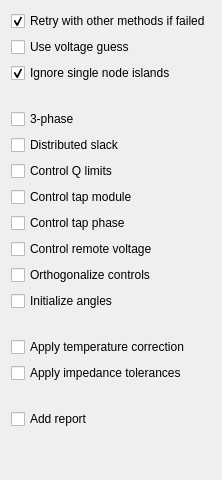
             <widget class="QFrame" name="frame_36">
              <property name="frameShape">
               <enum>QFrame::Shape::NoFrame</enum>
              </property>
              <property name="frameShadow">
               <enum>QFrame::Shadow::Plain</enum>
              </property>
              <layout class="QVBoxLayout" name="verticalLayout_4">
               <item>
                <widget class="QCheckBox" name="helm_retry_checkBox">
                 <property name="font">
                  <font>
                   <pointsize>9</pointsize>
                  </font>
                 </property>
                 <property name="toolTip">
                  <string>&lt;html&gt;&lt;head/&gt;&lt;body&gt;&lt;p&gt;If the selected method does not converge, try a list of methods that may help&lt;/p&gt;&lt;/body&gt;&lt;/html&gt;</string>
                 </property>
                 <property name="text">
                  <string>Retry with other methods if failed</string>
                 </property>
                 <property name="checked">
                  <bool>true</bool>
                 </property>
                </widget>
               </item>
               <item>
                <widget class="QCheckBox" name="use_voltage_guess_checkBox">
                 <property name="font">
                  <font>
                   <pointsize>9</pointsize>
                  </font>
                 </property>
                 <property name="text">
                  <string>Use voltage guess</string>
                 </property>
                </widget>
               </item>
               <item>
                <widget class="QCheckBox" name="ignore_single_node_islands_checkBox">
                 <property name="font">
                  <font>
                   <pointsize>9</pointsize>
                  </font>
                 </property>
                 <property name="toolTip">
                  <string>If active, the islands of a single node are ignored.</string>
                 </property>
                 <property name="text">
                  <string>Ignore single node islands</string>
                 </property>
                 <property name="checked">
                  <bool>true</bool>
                 </property>
                </widget>
               </item>
               <item>
                <widget class="QLabel" name="label_50">
                 <property name="text">
                  <string/>
                 </property>
                </widget>
               </item>
               <item>
                <widget class="QCheckBox" name="pf_three_phase_checkBox">
                 <property name="font">
                  <font>
                   <pointsize>9</pointsize>
                  </font>
                 </property>
                 <property name="toolTip">
                  <string>&lt;html&gt;&lt;head/&gt;&lt;body&gt;&lt;p&gt;If active, the power flow is run using the three-pahse unbalanced formulation composing 3x3 impedance matrices form the available database data.&lt;/p&gt;&lt;/body&gt;&lt;/html&gt;</string>
                 </property>
                 <property name="text">
                  <string>3-phase</string>
                 </property>
                </widget>
               </item>
               <item>
                <widget class="QCheckBox" name="distributed_slack_checkBox">
                 <property name="font">
                  <font>
                   <pointsize>9</pointsize>
                  </font>
                 </property>
                 <property name="toolTip">
                  <string>&lt;html&gt;&lt;head/&gt;&lt;body&gt;&lt;p&gt;If active, the slack power is distributed among the generators according to their installed power &amp;quot;Snom&amp;quot;&lt;/p&gt;&lt;/body&gt;&lt;/html&gt;</string>
                 </property>
                 <property name="text">
                  <string>Distributed slack</string>
                 </property>
                </widget>
               </item>
               <item>
                <widget class="QCheckBox" name="control_q_checkBox">
                 <property name="font">
                  <font>
                   <pointsize>9</pointsize>
                  </font>
                 </property>
                 <property name="toolTip">
                  <string>General switch for reactive power limits control</string>
                 </property>
                 <property name="text">
                  <string>Control Q limits</string>
                 </property>
                </widget>
               </item>
               <item>
                <widget class="QCheckBox" name="control_tap_modules_checkBox">
                 <property name="font">
                  <font>
                   <pointsize>9</pointsize>
                  </font>
                 </property>
                 <property name="toolTip">
                  <string>General switch for branches tap module control</string>
                 </property>
                 <property name="text">
                  <string>Control tap module</string>
                 </property>
                </widget>
               </item>
               <item>
                <widget class="QCheckBox" name="control_tap_phase_checkBox">
                 <property name="font">
                  <font>
                   <pointsize>9</pointsize>
                  </font>
                 </property>
                 <property name="toolTip">
                  <string>General switch for branches tap phase control</string>
                 </property>
                 <property name="text">
                  <string>Control tap phase</string>
                 </property>
                </widget>
               </item>
               <item>
                <widget class="QCheckBox" name="control_remote_voltage_checkBox">
                 <property name="font">
                  <font>
                   <pointsize>9</pointsize>
                  </font>
                 </property>
                 <property name="toolTip">
                  <string>General switch for generators remote voltage control</string>
                 </property>
                 <property name="text">
                  <string>Control remote voltage</string>
                 </property>
                </widget>
               </item>
               <item>
                <widget class="QCheckBox" name="orthogonalize_pf_controls_checkBox">
                 <property name="font">
                  <font>
                   <pointsize>9</pointsize>
                  </font>
                 </property>
                 <property name="toolTip">
                  <string>If checked, the controls are adjusted to their closest tap</string>
                 </property>
                 <property name="text">
                  <string>Orthogonalize controls</string>
                 </property>
                </widget>
               </item>
               <item>
                <widget class="QCheckBox" name="initialize_pf_angles_checkBox">
                 <property name="font">
                  <font>
                   <pointsize>9</pointsize>
                  </font>
                 </property>
                 <property name="toolTip">
                  <string>If checked, the power flow solution is initialized with a linear (so called DC) power flow first</string>
                 </property>
                 <property name="text">
                  <string>Initialize angles</string>
                 </property>
                </widget>
               </item>
               <item>
                <widget class="QLabel" name="label_54">
                 <property name="text">
                  <string/>
                 </property>
                </widget>
               </item>
               <item>
                <widget class="QCheckBox" name="temperature_correction_checkBox">
                 <property name="font">
                  <font>
                   <pointsize>9</pointsize>
                  </font>
                 </property>
                 <property name="toolTip">
                  <string>Correct the branches resistance using the temperature</string>
                 </property>
                 <property name="text">
                  <string>Apply temperature correction</string>
                 </property>
                </widget>
               </item>
               <item>
                <widget class="QCheckBox" name="apply_impedance_tolerances_checkBox">
                 <property name="font">
                  <font>
                   <pointsize>9</pointsize>
                  </font>
                 </property>
                 <property name="text">
                  <string>Apply impedance tolerances</string>
                 </property>
                </widget>
               </item>
               <item>
                <widget class="QLabel" name="label_56">
                 <property name="text">
                  <string/>
                 </property>
                </widget>
               </item>
               <item>
                <widget class="QCheckBox" name="addPowerFlowReportCheckBox">
                 <property name="font">
                  <font>
                   <pointsize>9</pointsize>
                  </font>
                 </property>
                 <property name="toolTip">
                  <string>Add a results report in the logs</string>
                 </property>
                 <property name="text">
                  <string>Add report</string>
                 </property>
                </widget>
               </item>
               <item>
                <spacer name="verticalSpacer_14">
                 <property name="orientation">
                  <enum>Qt::Orientation::Vertical</enum>
                 </property>
                 <property name="sizeHint" stdset="0">
                  <size>
                   <width>20</width>
                   <height>40</height>
                  </size>
                 </property>
                </spacer>
               </item>
              </layout>
             </widget>
